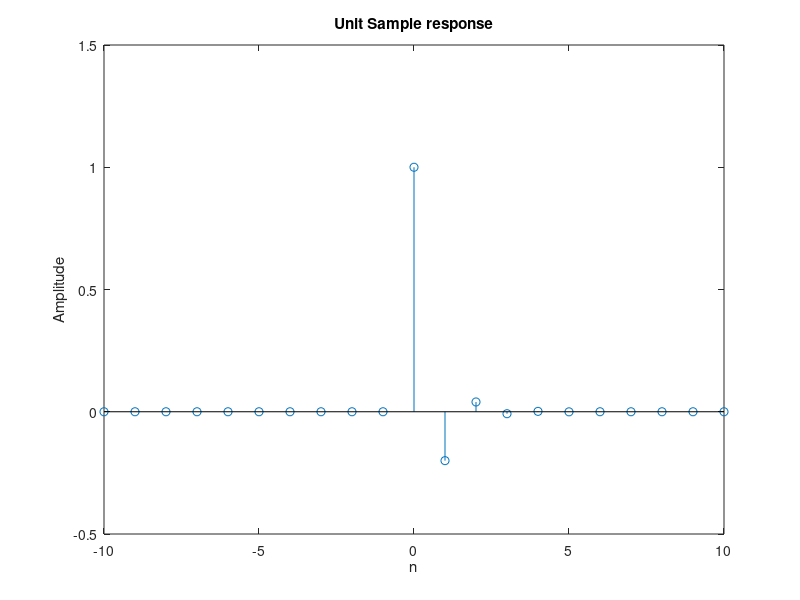

Write the MATLAB code that produced this figure.
      
n = -10:10;    
h = zeros(1,20);

for k = 1:21
    if n(k) == 0
        h(k) = 1 - (1/5) * h(k-1); 
    elseif n(k) > 0
        h(k) = 0 - (1/5) * h(k-1);
    else
        h(k) = 0;
    end
end

figure(1), subplot(1, 1, 1), stem(n, h), xlabel('n'), ylabel('Amplitude'), title('Unit Sample response'), axis([-10 10 -0.5 1.5]);
